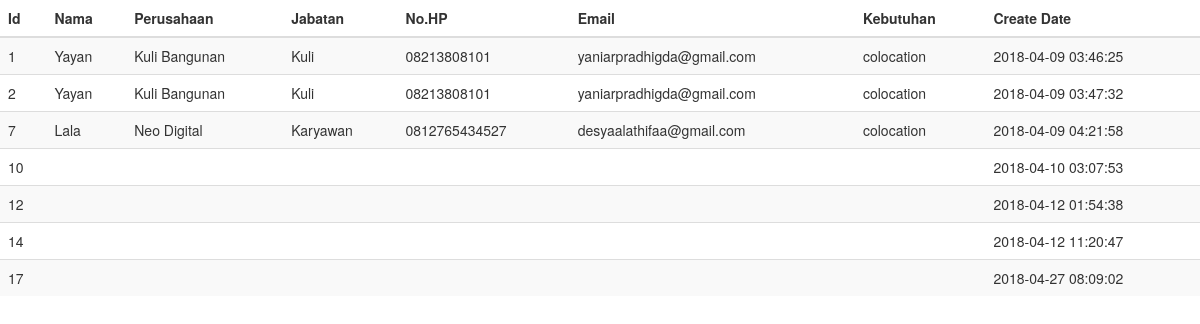
/lintas-arta-data-center/data.php, run on the app's committed database.
### tables this page shows
CREATE TABLE `datalead` (
  `id` int(11) NOT NULL,
  `nama` varchar(200) NOT NULL,
  `perusahaan` varchar(200) NOT NULL,
  `jabatan` varchar(200) NOT NULL,
  `no_hp` varchar(200) NOT NULL,
  `email` varchar(200) NOT NULL,
  `kebutuhan` varchar(200) NOT NULL,
  `create_date` datetime NOT NULL,
  `type` int(11) NOT NULL
);

### lintas-arta-data-center/data.php (the view, shortened to what this page needs)
<?php
include('conn.php');
$sql = "SELECT * FROM datalead WHERE type = 1";
$result = $conn->query($sql);
?>
<!DOCTYPE html>
<html lang="en">
<head>
  <link rel="stylesheet" href="https://maxcdn.bootstrapcdn.com/bootstrap/3.3.7/css/bootstrap.min.css">
</head>
<body>
<table class="table table-striped">
  <thead>
    <th>Id</th>
    <th>Nama</th>
    <th>Perusahaan</th>
    <th>Jabatan</th>
    <th>No.HP</th>
    <th>Email</th>
    <th>Kebutuhan</th>
    <th>Create Date</th>
  </thead>
  <tbody>
<?php
if ($result->num_rows > 0) {
    while($row = $result->fetch_assoc()) {
        ?>
            <tr>
              <td><?php echo $row["id"] ; ?></td>
              <td><?php echo $row["nama"] ; ?></td>
              <td><?php echo $row["perusahaan"] ; ?></td>
              <td><?php echo $row["jabatan"] ; ?></td>
              <td><?php echo $row["no_hp"] ; ?></td>
              <td><?php echo $row["email"] ; ?></td>
              <td><?php echo $row["kebutuhan"] ; ?></td>
              <td><?php echo $row["create_date"] ; ?></td>
            </tr>
        <?php
    }
    ?>
  </tbody>
</table>
    <?php
} else {
    echo "0 results";
}
?>
</body>
</html>

### data on the page
datalead: id "1", nama "Yayan", perusahaan "Kuli Bangunan", jabatan "Kuli", no_hp "08213808101", email "yaniarpradhigda@gmail.com", kebutuhan "colocation", create_date "2018-04-09 03:46:25"
datalead: id "2", nama "Yayan", perusahaan "Kuli Bangunan", jabatan "Kuli", no_hp "08213808101", email "yaniarpradhigda@gmail.com", kebutuhan "colocation", create_date "2018-04-09 03:47:32"
datalead: id "7", nama "Lala", perusahaan "Neo Digital", jabatan "Karyawan", no_hp "0812765434527", email "desyaalathifaa@gmail.com", kebutuhan "colocation", create_date "2018-04-09 04:21:58"
datalead: id "10", create_date "2018-04-10 03:07:53"
datalead: id "12", create_date "2018-04-12 01:54:38"
datalead: id "14", create_date "2018-04-12 11:20:47"
datalead: id "17", create_date "2018-04-27 08:09:02"
